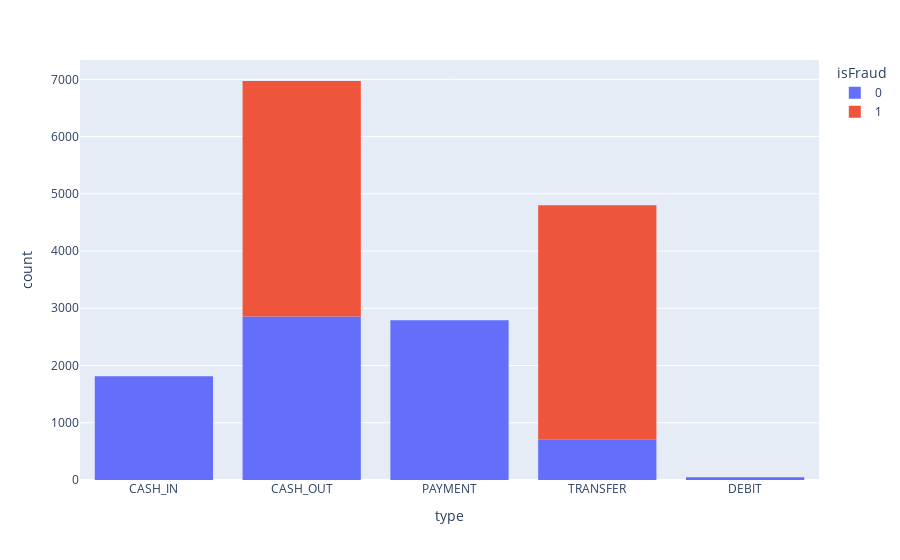

Write notebook code for a chart like this one.
### Code cell
px.histogram(df_us, x='type', color='isFraud')

### Figure 1 — Plotly figure (JSON) as saved in the notebook; plotly's stock layout.template omitted (floating-point values rounded to 4 significant figures; data arrays with more than 128 entries replaced by an {"elided": "..."} marker saying what was removed)
{"data": [{"alignmentgroup": "True", "bingroup": "x", "hovertemplate": "isFraud=0<br>type=%{x}<br>count=%{y}<extra></extra>", "legendgroup": "0", "marker": {"color": "#636efa", "pattern": {"shape": ""}}, "name": "0", "offsetgroup": "0", "orientation": "v", "showlegend": true, "type": "histogram", "x": {"elided": "8213 str values"}, "xaxis": "x", "yaxis": "y"}, {"alignmentgroup": "True", "bingroup": "x", "hovertemplate": "isFraud=1<br>type=%{x}<br>count=%{y}<extra></extra>", "legendgroup": "1", "marker": {"color": "#EF553B", "pattern": {"shape": ""}}, "name": "1", "offsetgroup": "1", "orientation": "v", "showlegend": true, "type": "histogram", "x": {"elided": "8213 str values"}, "xaxis": "x", "yaxis": "y"}], "layout": {"barmode": "relative", "legend": {"title": {"text": "isFraud"}, "tracegroupgap": 0}, "margin": {"t": 60}, "xaxis": {"anchor": "y", "domain": [0, 1], "title": {"text": "type"}}, "yaxis": {"anchor": "x", "domain": [0, 1], "title": {"text": "count"}}}}
